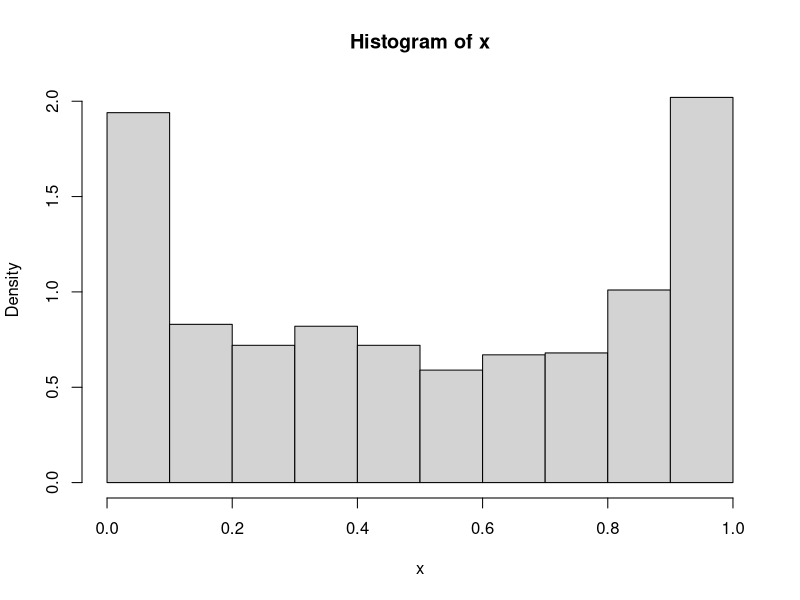
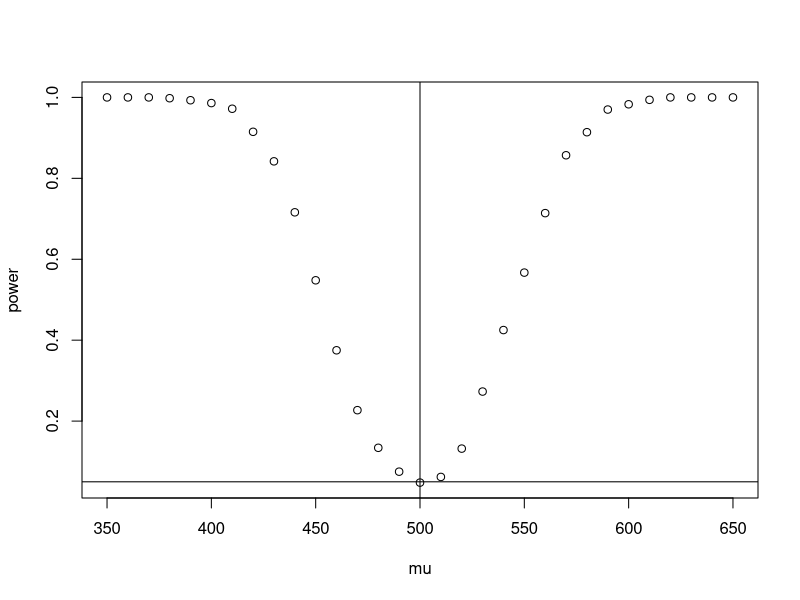
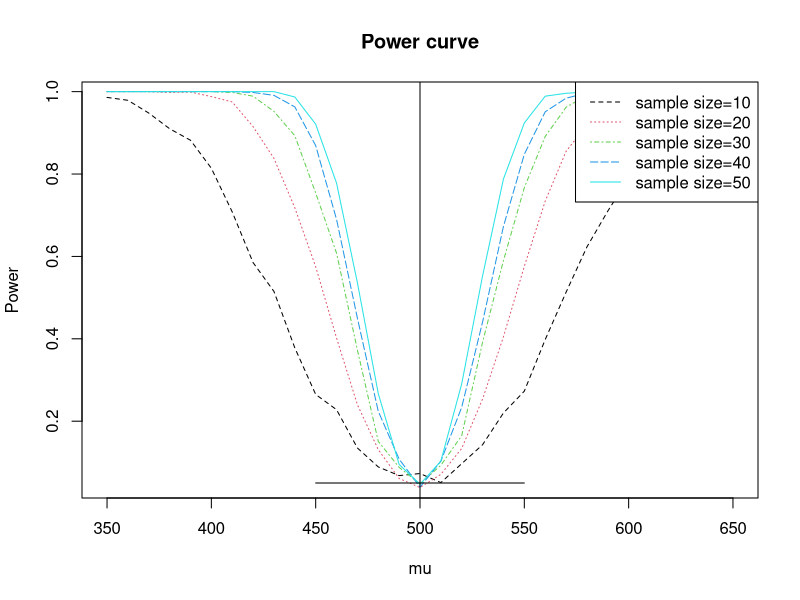

These charts were generated, in order, by the following R code:
## ---- chunk 1
options(scipen = 1, digits = 4, width = 80)
library(knitr)
opts_chunk$set(echo=FALSE,
               cache=TRUE, autodep=TRUE, cache.comments=FALSE,
               message=FALSE, warning=FALSE)
## ---- chunk 2
u = runif(1000)
I0 = mean(log(u+1)/(pi*sqrt(u*(1-u))))
I0

x = numeric()
for(i in 1:1000){
  x[i] = mean(log(u[i]+1)/(pi*sqrt(u[i]*(1-u[i]))))
}
E0 = sd(x)/sqrt(1000)
E0
## ---- chunk 3
I1 = numeric()
I11 = numeric()
I12 = numeric()


for(i in 1:1000){
  k1 <- 500
  u1 <- runif(500)
  I11[i] <-  mean(log(u[i]+1)/(pi*sqrt(u[i]*(1-u[i]))))
  
  k2 <- 500
  u2 <- runif(500)
  I12[i] <-  mean(log(1-u[i]+1)/(pi*sqrt(u[i]*(1-u[i]))))
  
  
  I1[i] <- (I11[i] + I12[i])/2
}

E1 <- sd(I1)/sqrt(1000)
E1
## ---- chunk 4
u = runif(1000)
x = (sin(pi*u/2))^2

hist(x, probability = TRUE)

## ---- chunk 5
m = 1000

gf = function(x){
  g = log(x+1)/(pi*sqrt(x*(1-x)))
  f = (x<1)*(x>0)
  g*f
}

##try our importance function
u = runif(m)
x = (sin(pi*u/2))^2
gfphi = gf(x)*(pi*sqrt(x*(1-x)))
E2 = sd(gfphi)/sqrt(m)
E2
## ---- chunk 6
m <- 2000
K <- 10
n <- 25
tmean <- matrix(0,m,K)
mse_est <- numeric(K)
mse_se <- numeric(K)
for(k in 1:K){
  for (i in 1:m) {
    x <- sort(rcauchy(n))
    tmean[i,k] <- mean(x[(k+1):(n-k)])
    }
  mse_est[k] <- mean(tmean[,k]^2)
  mse_se[k] <- sqrt(sum((tmean[,k] - mean(tmean[,k]))^2)) / m
}
table <- cbind(seq(1:K),round(mse_est,5),round(mse_se,5))
colnames(table) <- c("k", "Estimated MSE of level k trimmed means", "Standard Error")
knitr::kable(table, caption = 'Estimates of MSE')
## ---- chunk 7
library(Hmisc) #for errbar

alpha = 0.05
mu <- c(seq(350, 650, 10)) #alternative H
n <- 20
sigma <- 100
m <- 1000
mu0 <- 500
M <- length(mu)
power <- numeric(M)
for (i in 1 : M) {
  pvalues <- replicate(m, expr = {x <- rnorm(n, mean = mu[i], sd = sigma)
      ttest <- t.test(x, alternative = "two.sided", mu = mu0)
      ttest$p.value})
  power[i] <- mean(pvalues <= alpha)
}

plot(mu, power)
abline(v = mu0, lty = 1)
abline(h = alpha, lty = 1)
## ---- chunk 8
n <- seq(10,50,10) #sample size
mu <- c(seq(350, 650, 10))
m <- 1000
M <- length(mu)
N <- length(n)
power <- matrix(0,M,N)
for(j in 1:N){
  for (i in 1:M){
    mu1 <- mu[i]
    pvalues <- replicate(m, expr = {
      #simulate under alternative mu1
      x <- rnorm(n[j], mean = mu1, sd = 100)
      ttest <- t.test(x,
      alternative = "two.sided", mu = 500)
      ttest$p.value })
    power[i, j] <- mean(pvalues <= .05)
  }
}
plot(mu, power[,1], type="l", lty = 2, col = 1, main="Power curve", xlab="mu", ylab="Power")
lines(mu, power[,2], lty = 3, col = 2)
lines(mu, power[,3], lty = 4, col = 3)
lines(mu, power[,4], lty = 5, col = 4)
lines(mu, power[,5], lty = 1, col = 5)
legend("topright", c("sample size=10","sample size=20","sample size=30","sample size=40","sample size=50"), lty = c(2,3,4,5,1),col=c(1,2,3,4,5))
abline(v = 500, lty = 1)
lines(c(450,550),c(0.05,0.05))
## ---- chunk 9
alpha <- 0.05
m <- 1000
n <- 20
qt <- qt(1-alpha/2, df = n-1)
LCL <- replicate(m, expr = {
  x <- rchisq(n, 2)
  return(mean(x) - qt * sd(x) / sqrt(n))
})
UCL <- replicate(m, expr = {
  x <- rchisq(n, 2)
  return(mean(x) + qt * sd(x) / sqrt(n))
})
mean((LCL < 2) * (UCL > 2))
## ---- chunk 10
alpha = 0.055
mu1 <- mu2 <- 0
sigma1 <- 1
sigma2 <- 1.5
sample_num <- c(15, 50, 250)

m <- 1000
tests_F <- numeric(3)
tests_CF <- numeric(3)

testF <- function(x, y) {
  f_test <- var.test(x, y, alternative = "two.sided", conf.level = 1-alpha)
  return(f_test$p.value < alpha)
}
tests5 = function(X, Y) {
  outx <- sum(X > max(Y)) + sum(X < min(Y))
  outy <- sum(Y > max(X)) + sum(Y < min(X))
  return(as.integer(max(c(outx, outy)) > 5))
}
for (i in 1 : 3) {
  n <- sample_num[i]
  power_F <- mean(replicate(m, expr = {
  x <- rnorm(n, mu1, sigma1)
  y <- rnorm(n, mu2, sigma2)
  testF(x, y)
}))
  power_CF <- mean(replicate(m, expr = {
  x <- rnorm(n, mu1, sigma1)
  y <- rnorm(n, mu2, sigma2)
  tests5(x, y)
}))
  
  tests_F[i] <- power_F
  tests_CF[i] <- power_CF
}

(table = rbind(tests_F, tests_CF))
